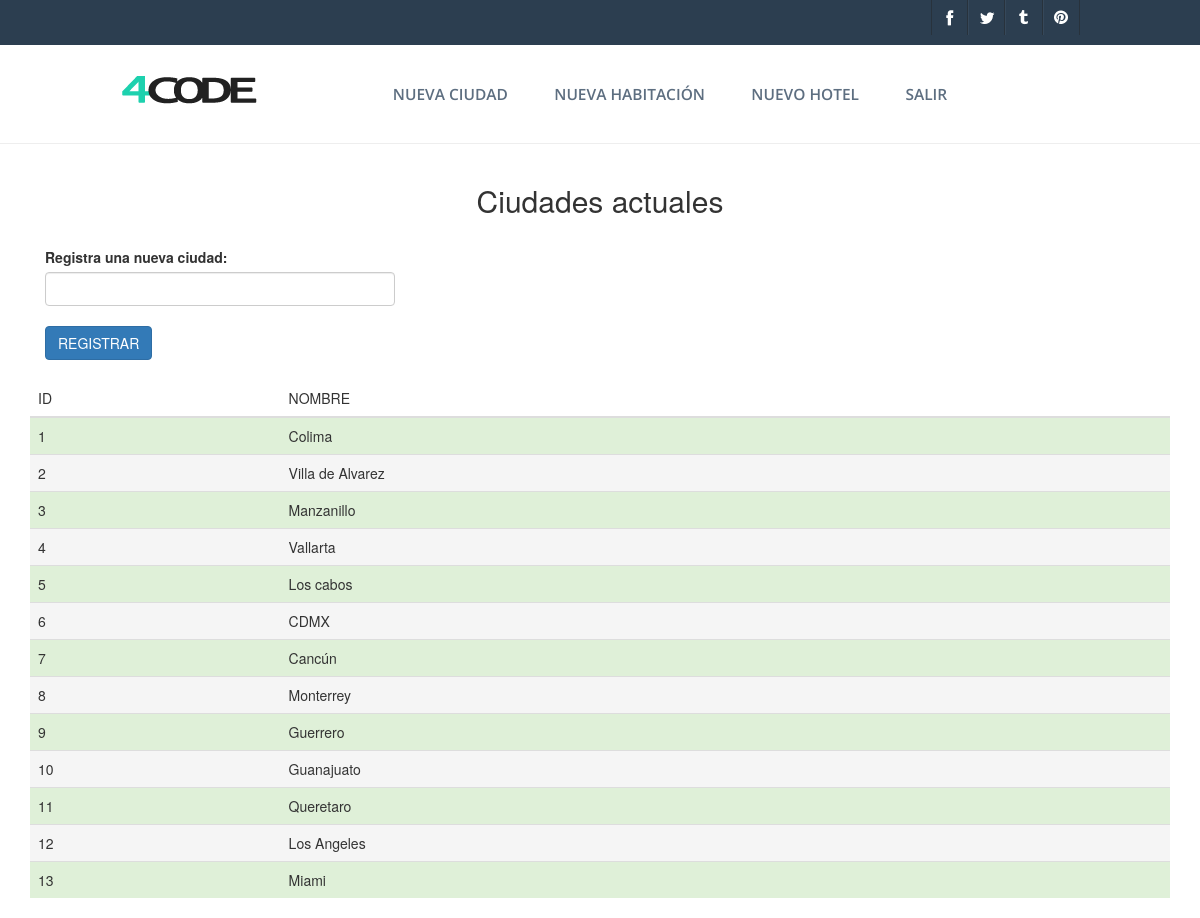
Screenshot of /registroCiudad.php (signed in) with the database file from the repository.
### tables this page shows
CREATE TABLE ciudad(
id_ciudad int auto_increment primary key,
nombre varchar(30) not null
);

### registroCiudad.php (the view, shortened to what this page needs)
<!DOCTYPE html>
<html>
<head>
	  <?php include "style.php"; ?>
</head>
<body>
      <div class="top-header" id="header">
        <div class="wrap">
        <div class="top-header-right">
          <ul>
            <li><a class="face" href="#"><span> </span></a></li>
            <li><a class="twit" href="#"><span> </span></a></li>
            <li><a class="thum" href="#"><span> </span></a></li>
            <li><a class="pin" href="#"><span> </span></a></li>
          </ul>
        </div>
      </div>
      </div>
      <div class="header">
        <div class="wrap">
        <div class="logo">
          <a href="index.html"><img src="web/images/logo.png" title="HotelesBonitos" /></a>
        </div>
		<?php
		include 'menuADMIN.php';
		?>
      </div>
    </div>
 <div class='container'>
			  <br><strong><h2 ALIGN=center >Ciudades actuales</h2></strong><br>
			<form method="POST" >
			<div class="col-md-4"  >
			  <label for="ciudad">Registra una nueva ciudad:</label>
			  <input type="text" class="form-control" name='ciudad' id="ciudad"><br>
			  <button type="submit" onclick="descargarArchivo()" name="submit" value="registrarme" class="btn btn-primary">Registrar</button><br><br>
			</div>
			</form>
			  <table class='table'>
			    <thead>
			      <tr>
			        <th>ID</th>
			        <th>NOMBRE</th>
			      </tr>
			    </thead>
			    <tbody>
<?php
$mysqli = mysqli_connect("localhost", "root", "12345", "hoteles");
	$sql = "SELECT * from ciudad";
	$res = mysqli_query($mysqli, $sql);
	$color = 'active';
	while ($newArray = mysqli_fetch_array($res, MYSQLI_ASSOC)) {
	 $nombre = $newArray['nombre'];
	 $id = $newArray['id_ciudad'];
	 if($color === 'active')
	 	$color = 'success';
	 else
	 	$color = 'active';
	 echo "
			      <tr class=$color>
			        <td>$id</td>
			        <td>$nombre</td>
			      </tr>
			    ";
	 }
?>
</tbody>
			  </table>
			</div>
</body>
</html>

### style.php (shortened to what this page needs)
<link href="web/css/style.css" rel='stylesheet' type='text/css' />
   <link rel="stylesheet" href="web/css/jquery.bxslider.css" type="text/css" />
     <link rel="stylesheet" href="web/css/fwslider.css" media="all">
   <link rel="stylesheet" href="web/css/jquery-ui.css" />
<link rel="stylesheet" href="//code.jquery.com/ui/1.11.4/themes/smoothness/jquery-ui.css">
   <link rel="stylesheet" href="http://maxcdn.bootstrapcdn.com/bootstrap/3.3.6/css/bootstrap.min.css">

### menuADMIN.php (shortened to what this page needs)
  <div class="top-nav">
      <ul class="flexy-menu thick orange">
        <li><a href="registroCiudad.php">Nueva ciudad</a></li>
        <li><a href="Hoteles.php">Nueva habitación</a>
        <li><a href="registroHotel.php">Nuevo hotel</a>
        <li><a href="login.php">Salir</a></li>
      </ul>
  </div>
<?php
echo "<br>";
?>

### web/css/style.css (style rules this page uses)
html,body,div,span,applet,object,iframe,h1,h2,h3,h4,h5,h6,p,blockquote,pre,a,abbr,acronym,address,big,cite,code,del,dfn,em,img,ins,kbd,q,s,samp,small,strike,strong,sub,sup,tt,var,b,u,i,dl,dt,dd,ol,nav ul,nav li,fieldset,form,label,legend,table,caption,tbody,tfoot,thead,tr,th,td,article,aside,canvas,details,embed,figure,figcaption,footer,header,hgroup,menu,nav,output,ruby,section,summary,time,mark,audio,video { margin:0;padding:0;border:0;font-size:100%;font:inherit;vertical-align:baseline; }
ol,ul { list-style:none;margin:0px;padding:0px; }
table { border-collapse:collapse;border-spacing:0; }
a { text-decoration:none; }
img { max-width:100%; }
body { font-family: 'Open Sans', sans-serif; background:#FFF; }
.wrap { width:70%; margin:0 auto; }
.top-header { background:#2C3E50; }
.top-header-right { float:right; }
.top-header-right ul li { float: left; }
.top-header-right ul li a { display: block; padding: 0.55em; }
.top-header-right ul li a span { height:20px; width: 20px; display: block; }
.top-header-right ul li a.face span { background: url(../images/social-icons.png) no-repeat 0px 0px; }
.top-header-right ul li a.twit span { background: url(../images/social-icons.png) no-repeat -20px 0px; }
.top-header-right ul li a.thum span { background:url(../images/social-icons.png) no-repeat -38px 0px; }
.top-header-right ul li a.pin span { background:url(../images/social-icons.png) no-repeat -56px 0px; }
.top-header-right ul li { border-left: 1px ridge #36485A; border-right: 1px ridge #28323C; }
.top-header-right ul li:first-child { border-left: 1px ridge #28323C; }
.logo { float: left; margin-top: 2.2em; }
.top-nav { float:right; position: relative; width: 67%; }
.flexy-menu { margin: 0; padding: 0; position: relative; font-family: 'Open Sans', sans-serif; list-style: none; margin-right: 8%; }
.flexy-menu li { display:inline; font-size:13px; margin:0; padding:0; float:left; line-height:20px; position:relative; }
.flexy-menu>li>a { padding: 2.5em 1.5em; color: #5D6E80; font-weight: 600; font-size: 1.19em; text-decoration: none; display: block; text-transform: uppercase; -webkit-transition: color .2s linear,background .2s linear; -moz-transition: color .2s linear,background .2s linear; -o-transition: color .2s linear,background .2s linear; transition: color .2s linear,background .2s linear; }
.header { border-bottom: 1px solid #eee; }
.btn { background: #2C3E50; color: #FFF; padding: 0.7em 2.2em; display: inline-block; text-transform: uppercase; transition: 0.5s all; -webkit-transition: 0.5s all; -moz-transition: 0.5s all; -o-transition: 0.5s all; border-radius: 0.3em; -webkit-border-radius: 0.3em; -moz-border-radius: 0.3em; -o-border-radius: 0.3em; font-size: 0.875em; border-bottom: 4px solid #2A323A; }
@media only screen and (max-width:1280px) and (min-width:1024px) { .wrap { width: 80%; } }
@media only screen and (max-width:1280px) and (min-width:1024px) { .top-nav { width: 74%; } }

### rows the page displays
ciudad: id_ciudad "1", nombre "Colima"
ciudad: id_ciudad "2", nombre "Villa de Alvarez"
ciudad: id_ciudad "3", nombre "Manzanillo"
ciudad: id_ciudad "4", nombre "Vallarta"
ciudad: id_ciudad "5", nombre "Los cabos"
ciudad: id_ciudad "6", nombre "CDMX"
ciudad: id_ciudad "7", nombre "Cancún"
ciudad: id_ciudad "8", nombre "Monterrey"
ciudad: id_ciudad "9", nombre "Guerrero"
ciudad: id_ciudad "10", nombre "Guanajuato"
ciudad: id_ciudad "11", nombre "Queretaro"
ciudad: id_ciudad "12", nombre "Los Angeles"
ciudad: id_ciudad "13", nombre "Miami"
